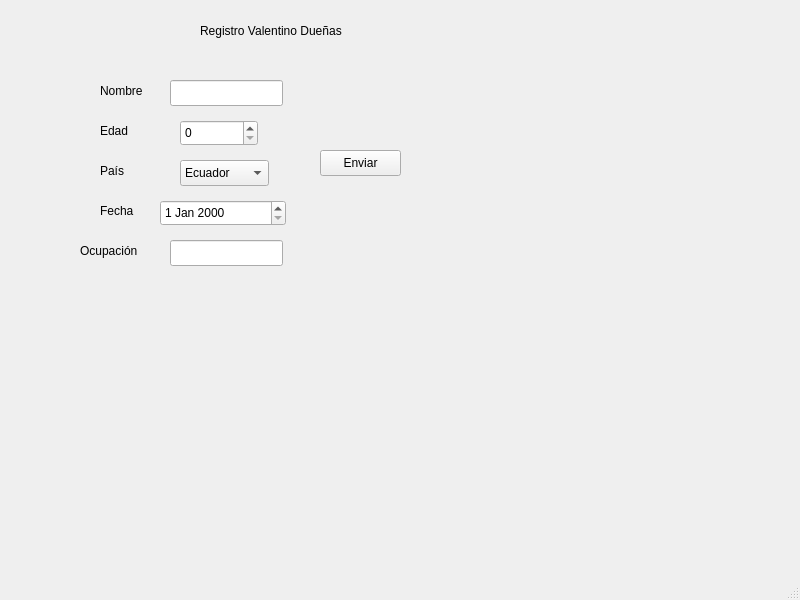
<?xml version="1.0" encoding="UTF-8"?>
<ui version="4.0">
 <class>MainWindow</class>
 <widget class="QMainWindow" name="MainWindow">
  <property name="geometry">
   <rect>
    <x>0</x>
    <y>0</y>
    <width>800</width>
    <height>600</height>
   </rect>
  </property>
  <property name="windowTitle">
   <string>MainWindow</string>
  </property>
  <widget class="QWidget" name="centralwidget">
   <widget class="QLineEdit" name="lineEdit">
    <property name="geometry">
     <rect>
      <x>170</x>
      <y>80</y>
      <width>113</width>
      <height>26</height>
     </rect>
    </property>
   </widget>
   <widget class="QPushButton" name="pushButton">
    <property name="geometry">
     <rect>
      <x>320</x>
      <y>150</y>
      <width>81</width>
      <height>26</height>
     </rect>
    </property>
    <property name="text">
     <string>Enviar</string>
    </property>
   </widget>
   <widget class="QLabel" name="label">
    <property name="geometry">
     <rect>
      <x>200</x>
      <y>20</y>
      <width>151</width>
      <height>21</height>
     </rect>
    </property>
    <property name="text">
     <string>Registro Valentino Dueñas</string>
    </property>
   </widget>
   <widget class="QLabel" name="label_2">
    <property name="geometry">
     <rect>
      <x>100</x>
      <y>80</y>
      <width>51</width>
      <height>21</height>
     </rect>
    </property>
    <property name="text">
     <string>Nombre</string>
    </property>
   </widget>
   <widget class="QLabel" name="label_3">
    <property name="geometry">
     <rect>
      <x>100</x>
      <y>120</y>
      <width>51</width>
      <height>21</height>
     </rect>
    </property>
    <property name="text">
     <string>Edad</string>
    </property>
   </widget>
   <widget class="QLabel" name="label_4">
    <property name="geometry">
     <rect>
      <x>100</x>
      <y>160</y>
      <width>51</width>
      <height>21</height>
     </rect>
    </property>
    <property name="text">
     <string>País</string>
    </property>
   </widget>
   <widget class="QLabel" name="label_5">
    <property name="geometry">
     <rect>
      <x>100</x>
      <y>200</y>
      <width>51</width>
      <height>21</height>
     </rect>
    </property>
    <property name="text">
     <string>Fecha</string>
    </property>
   </widget>
   <widget class="QLabel" name="label_6">
    <property name="geometry">
     <rect>
      <x>80</x>
      <y>240</y>
      <width>71</width>
      <height>21</height>
     </rect>
    </property>
    <property name="text">
     <string>Ocupación</string>
    </property>
   </widget>
   <widget class="QLineEdit" name="lineEdit_5">
    <property name="geometry">
     <rect>
      <x>170</x>
      <y>240</y>
      <width>113</width>
      <height>26</height>
     </rect>
    </property>
   </widget>
   <widget class="QComboBox" name="comboBox">
    <property name="geometry">
     <rect>
      <x>180</x>
      <y>160</y>
      <width>89</width>
      <height>26</height>
     </rect>
    </property>
    <item>
     <property name="text">
      <string>Ecuador</string>
     </property>
    </item>
    <item>
     <property name="text">
      <string>Perú</string>
     </property>
    </item>
    <item>
     <property name="text">
      <string>Venezuela</string>
     </property>
    </item>
    <item>
     <property name="text">
      <string>Otro</string>
     </property>
    </item>
   </widget>
   <widget class="QDateEdit" name="dateEdit">
    <property name="geometry">
     <rect>
      <x>160</x>
      <y>200</y>
      <width>126</width>
      <height>26</height>
     </rect>
    </property>
   </widget>
   <widget class="QSpinBox" name="spinBox">
    <property name="geometry">
     <rect>
      <x>180</x>
      <y>120</y>
      <width>78</width>
      <height>26</height>
     </rect>
    </property>
   </widget>
  </widget>
  <widget class="QMenuBar" name="menubar">
   <property name="geometry">
    <rect>
     <x>0</x>
     <y>0</y>
     <width>800</width>
     <height>33</height>
    </rect>
   </property>
  </widget>
  <widget class="QStatusBar" name="statusbar"/>
 </widget>
 <resources/>
 <connections/>
</ui>
